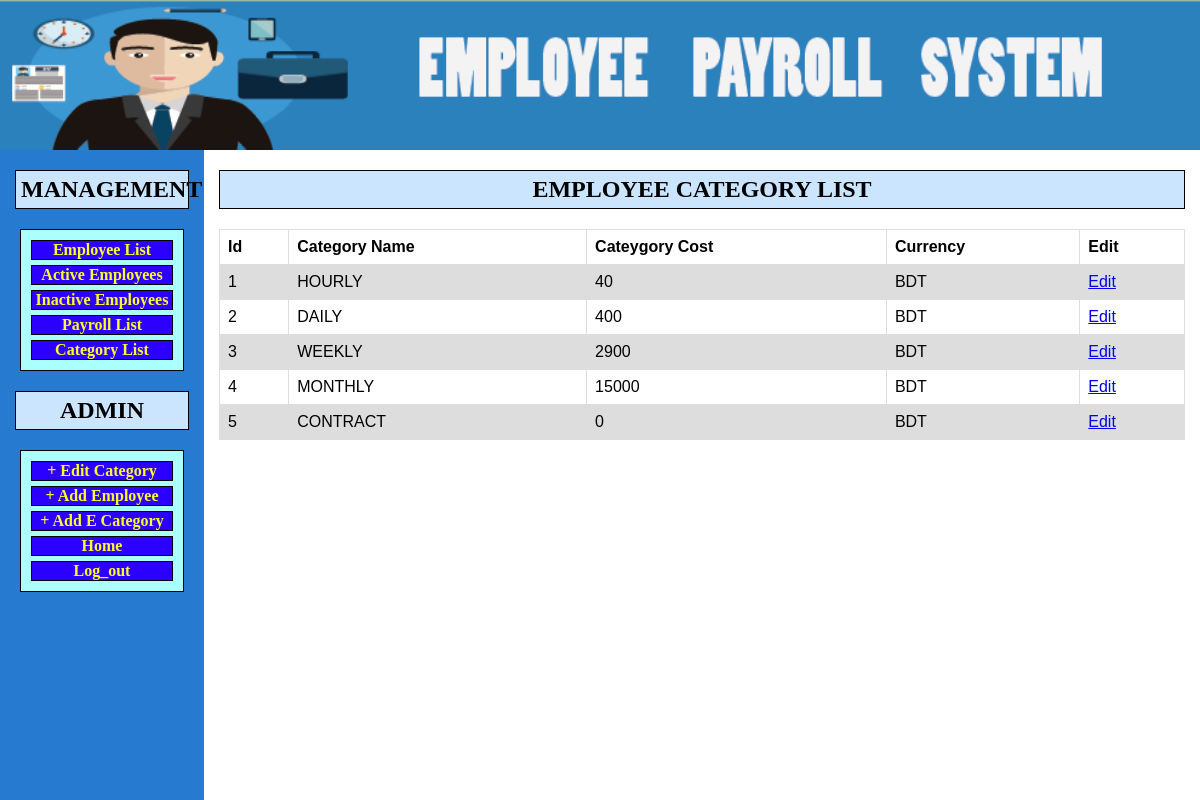
The page /atypelist.php (signed in) on the database its author committed.
### tables this page shows
CREATE TABLE `type` (
  `id` int(11) NOT NULL,
  `type_name` varchar(15) NOT NULL,
  `cost` int(25) NOT NULL
);

### includes/functions.php (called while the page is built, shortened)
<?php
		function  select_all_from_type(){
	    global $db;
		$query = "SELECT * FROM ";
		$query .= " type ;";
		$employee = $db->query($query);
	     return $employee;
		}
?>

### includes/database.php (called while the page is built, shortened)
<?php
		class DataBase
		{
			private $connection;
			public function query ($query){
				$result =  mysqli_query($this->connection,$query);
				return $result;
			}
			public function prep_query($query){
				mysqli_real_escape_string($this->connection,$query);
				return $query;
			}
			public function fetch_array($result){
				$value = mysqli_fetch_assoc($result);
				return $value;
			}
			public function open_connection () {
					$this-> connection = mysqli_connect(DBHOST,DBUSER,DBPASS,DBNAME);
			}
}
?>

### public/atypelist.php (the view, shortened to what this page needs)
<?php   include("../includes/layout/aheader.php"); ?>
<?php require_once("../includes/require_once.php"); ?>
<?php
  $result = select_all_from_type();
 ?>
<center><h2>EMPLOYEE CATEGORY LIST</h2></center>
<table>
  <tr>
    <th>Id</th>
    <th>Category Name</th>
      <th>Cateygory Cost</th>
       <th>Currency</th>
        <th>Edit</th>
  </tr>
<?php while ($row=$db->fetch_array($result)) {
  echo "<tr>";
  echo "<td>{$row['id']}</td>";
  echo "<td>{$row['type_name']}</td>";
  echo "<td>{$row['cost']}</td>";
  echo "<td>BDT</td>";
  echo "<td><a href=\"at_edit.php?type={$row['id']}\">Edit</a></td>";
    echo "</tr>";
?>
<?php } ?>
</table>
<?php   include("../includes/layout/afotter.php"); ?>

### public/style/style.css (style rules this page uses)
h2 { border: 1px solid black; text-align:center; padding: 5px; background:#cce5ff; }
table { font-family: arial, sans-serif; border-collapse: collapse; width: 100%; }
td, th { border: 1px solid #dddddd; text-align: left; padding: 8px; }
tr:nth-child(even) { background-color: #dddddd; }

### rows shown on the page
type: id "1", type_name "HOURLY", cost "40"
type: id "2", type_name "DAILY", cost "400"
type: id "3", type_name "WEEKLY", cost "2900"
type: id "4", type_name "MONTHLY", cost "15000"
type: id "5", type_name "CONTRACT", cost "0"
